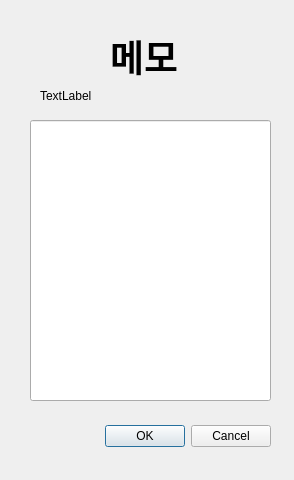
<?xml version="1.0" encoding="UTF-8"?>
<ui version="4.0">
 <class>Dialog</class>
 <widget class="QDialog" name="Dialog">
  <property name="geometry">
   <rect>
    <x>0</x>
    <y>0</y>
    <width>294</width>
    <height>480</height>
   </rect>
  </property>
  <property name="windowTitle">
   <string>Dialog</string>
  </property>
  <widget class="QDialogButtonBox" name="buttonBox">
   <property name="geometry">
    <rect>
     <x>-70</x>
     <y>420</y>
     <width>341</width>
     <height>32</height>
    </rect>
   </property>
   <property name="orientation">
    <enum>Qt::Horizontal</enum>
   </property>
   <property name="standardButtons">
    <set>QDialogButtonBox::Cancel|QDialogButtonBox::Ok</set>
   </property>
  </widget>
  <widget class="QLabel" name="label">
   <property name="geometry">
    <rect>
     <x>110</x>
     <y>30</y>
     <width>71</width>
     <height>51</height>
    </rect>
   </property>
   <property name="font">
    <font>
     <family>G마켓 산스 TTF Bold</family>
     <pointsize>28</pointsize>
     <weight>75</weight>
     <bold>true</bold>
    </font>
   </property>
   <property name="text">
    <string>메모</string>
   </property>
  </widget>
  <widget class="QLabel" name="label_2">
   <property name="geometry">
    <rect>
     <x>40</x>
     <y>90</y>
     <width>56</width>
     <height>12</height>
    </rect>
   </property>
   <property name="text">
    <string>TextLabel</string>
   </property>
  </widget>
  <widget class="QLineEdit" name="lineEdit">
   <property name="geometry">
    <rect>
     <x>30</x>
     <y>120</y>
     <width>241</width>
     <height>281</height>
    </rect>
   </property>
  </widget>
 </widget>
 <resources/>
 <connections>
  <connection>
   <sender>buttonBox</sender>
   <signal>accepted()</signal>
   <receiver>Dialog</receiver>
   <slot>accept()</slot>
   <hints>
    <hint type="sourcelabel">
     <x>248</x>
     <y>254</y>
    </hint>
    <hint type="destinationlabel">
     <x>157</x>
     <y>274</y>
    </hint>
   </hints>
  </connection>
  <connection>
   <sender>buttonBox</sender>
   <signal>rejected()</signal>
   <receiver>Dialog</receiver>
   <slot>reject()</slot>
   <hints>
    <hint type="sourcelabel">
     <x>316</x>
     <y>260</y>
    </hint>
    <hint type="destinationlabel">
     <x>286</x>
     <y>274</y>
    </hint>
   </hints>
  </connection>
 </connections>
</ui>
